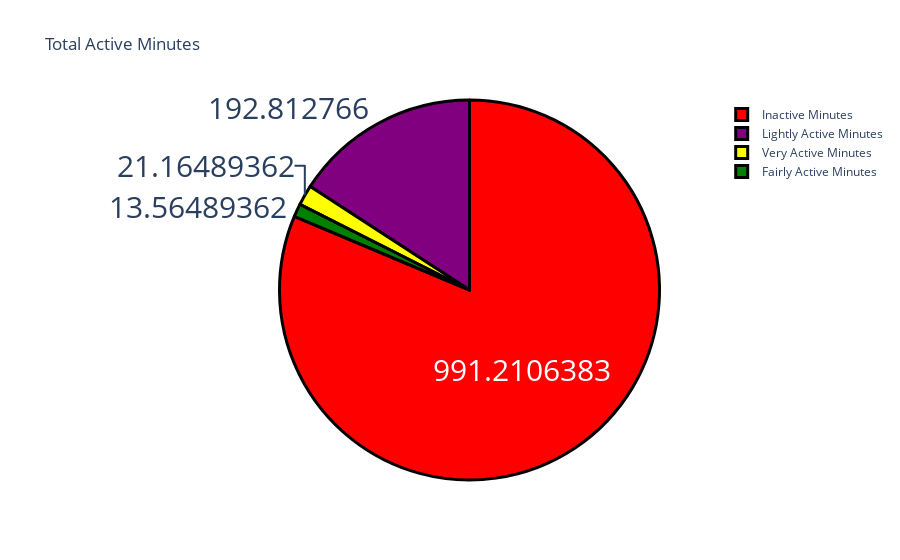

The notebook cell this image was saved under:
### Code cell
label = ["Very Active Minutes", "Fairly Active Minutes", 
         "Lightly Active Minutes", "Inactive Minutes"]
counts = data[["VeryActiveMinutes", "FairlyActiveMinutes", 
               "LightlyActiveMinutes", "SedentaryMinutes"]].mean()
colors = ['yellow','green', "purple", "red"]

fig = go.Figure(data=[go.Pie(labels=label, values=counts)])
fig.update_layout(title_text='Total Active Minutes')
fig.update_traces(hoverinfo='label+percent', textinfo='value', textfont_size=30,
                  marker=dict(colors=colors, line=dict(color='black', width=3)))
fig.show()
plt.savefig("figure.png")

### Figure 1 — Plotly figure (JSON) as saved in the notebook; plotly's stock layout.template omitted (floating-point values rounded to 4 significant figures)
{"data": [{"hoverinfo": "label+percent", "labels": ["Very Active Minutes", "Fairly Active Minutes", "Lightly Active Minutes", "Inactive Minutes"], "marker": {"colors": ["yellow", "green", "purple", "red"], "line": {"color": "black", "width": 3}}, "textfont": {"size": 30}, "textinfo": "value", "type": "pie", "values": [21.16, 13.56, 192.8, 991.2]}], "layout": {"title": {"text": "Total Active Minutes"}}}
